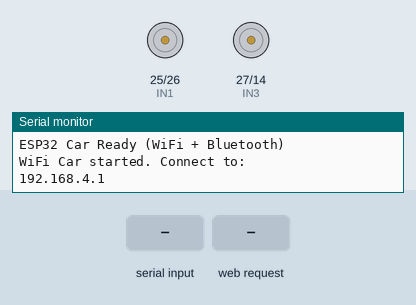
This sketch was run on a simulated ESP32. Shown: motor-driver pin pairs drawn as motors (green arrow = first pin HIGH = forward, orange = second pin HIGH = backward, longer = more drive, scaled by the enable pin), the last lines printed to the serial monitor. The inputs (shaded band) are chosen by the test bench. WiFi joins after 1.5 s; servers stay silent unless stated; nothing arrives over Bluetooth unless stated.

Above: at 1.2 s.
1.3 s: "forward\n" received over the second serial link
At 2.1 s:
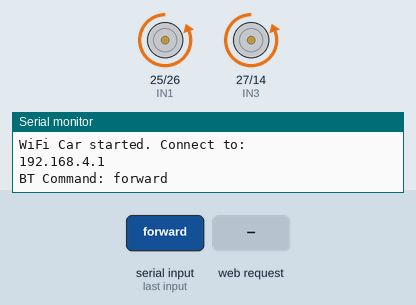
2.8 s: "backward\n" received over the second serial link
At 3.3 s:
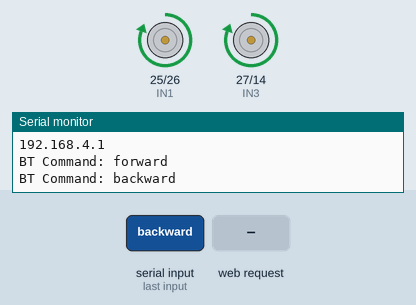
4.3 s: HTTP request GET /L received
At 5.5 s:
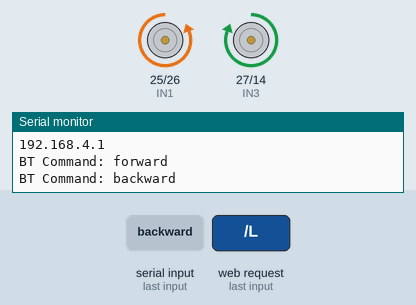
5.8 s: "left\n" received over the second serial link
At 6.8 s:
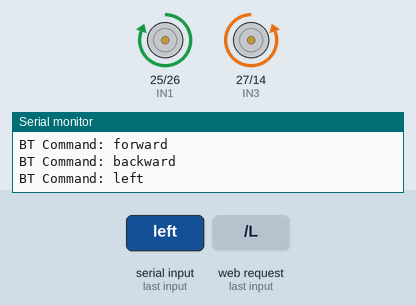
7.3 s: HTTP request GET /F received
At 7.9 s:
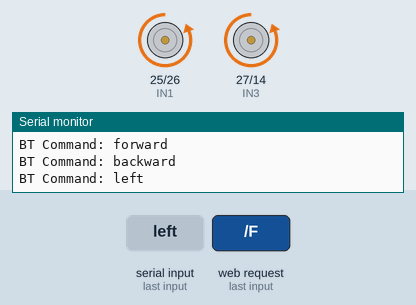
8.8 s: HTTP request GET /B received
At 10.2 s:
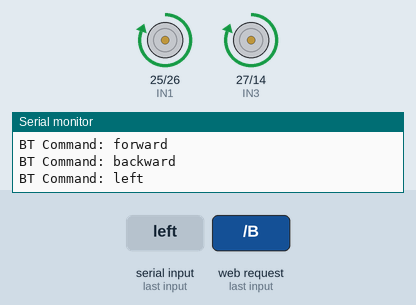
Timing chart, 0 to 11.3 s (numbered marks = the images above; inputs shaded):
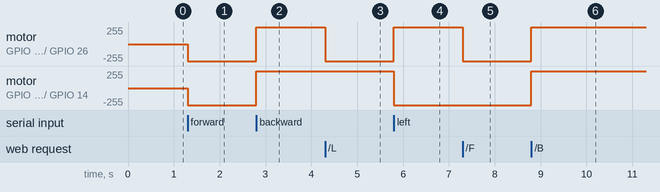

Measured:
- after the input at 1.3 s, motor on GPIO 25 (IN1) / GPIO 26 (IN2), motor on GPIO 27 (IN3) / GPIO 14 (IN4): stopped → backward 255/255 at once
- after the input at 2.8 s, motor on GPIO 25 (IN1) / GPIO 26 (IN2), motor on GPIO 27 (IN3) / GPIO 14 (IN4): backward 255/255 → forward 255/255 at once
- after the input at 4.3 s, motor on GPIO 25 (IN1) / GPIO 26 (IN2): forward 255/255 → backward 255/255 at once
- after the input at 5.8 s, motor on GPIO 25 (IN1) / GPIO 26 (IN2): backward 255/255 → forward 255/255 at once; motor on GPIO 27 (IN3) / GPIO 14 (IN4): forward 255/255 → backward 255/255 at once
- after the input at 7.3 s, motor on GPIO 25 (IN1) / GPIO 26 (IN2): forward 255/255 → backward 255/255 at once
- after the input at 8.8 s, motor on GPIO 25 (IN1) / GPIO 26 (IN2), motor on GPIO 27 (IN3) / GPIO 14 (IN4): backward 255/255 → forward 255/255 at once

The sketch:

BW_UGV.ino
```cpp
#include <WiFi.h>
#include <WebServer.h>
#include <BluetoothSerial.h>

// ==== Motor Control Pins ====
#define ENA 12
#define ENB 13
#define IN1 25
#define IN2 26
#define IN3 27
#define IN4 14

int speedCar = 800;
const char* ssid = "ESP32_Car";

WebServer server(80);
BluetoothSerial SerialBT;

// ==== Setup ====
void setup() {
  Serial.begin(115200);
  SerialBT.begin("ESP32_Car");
  Serial.println("ESP32 Car Ready (WiFi + Bluetooth)");

  // Motor pins
  pinMode(ENA, OUTPUT);
  pinMode(ENB, OUTPUT);
  pinMode(IN1, OUTPUT);
  pinMode(IN2, OUTPUT);
  pinMode(IN3, OUTPUT);
  pinMode(IN4, OUTPUT);
  analogWrite(ENA, speedCar);
  analogWrite(ENB, speedCar);

  // WiFi Access Point
  WiFi.softAP(ssid);
  Serial.println("WiFi Car started. Connect to:");
  Serial.println(WiFi.softAPIP());

  // WiFi Routes
  server.on("/", HTTP_root);
  server.on("/F", goForward_HTTP);
  server.on("/B", goBackward_HTTP);
  server.on("/L", goLeft_HTTP);
  server.on("/R", goRight_HTTP);
  server.on("/S", stopCar_HTTP);
  server.begin();
}

// ==== Loop ====
void loop() {
  server.handleClient();  // Handle WiFi web requests

  // Handle Bluetooth Commands
  if (SerialBT.available()) {
    String command = SerialBT.readStringUntil('\n');
    command.trim();
    command.toLowerCase();
    Serial.println("BT Command: " + command);

    if (command == "forward")      goForward_BT();
    else if (command == "backward") goBackward_BT();
    else if (command == "left")     goLeft_BT();
    else if (command == "right")    goRight_BT();
    else if (command == "stop")     stopCar_BT();
    else SerialBT.println("Unknown command");
  }
}

// ==== Motor Control ====
void setMotor(bool a1, bool a2, bool b1, bool b2) {
  digitalWrite(IN1, a1);
  digitalWrite(IN2, a2);
  digitalWrite(IN3, b1);
  digitalWrite(IN4, b2);
}

// ==== WiFi Command Functions ====
void goForward_HTTP()  { setMotor(0, 1, 0, 1); server.send(200, "text/html", "Moving Forward"); }
void goBackward_HTTP() { setMotor(1, 0, 1, 0); server.send(200, "text/html", "Moving Backward"); }
void goLeft_HTTP()     { setMotor(0, 1, 1, 0); server.send(200, "text/html", "Turning Left"); }
void goRight_HTTP()    { setMotor(1, 0, 0, 1); server.send(200, "text/html", "Turning Right"); }
void stopCar_HTTP()    { setMotor(0, 0, 0, 0); server.send(200, "text/html", "Stopped"); }

// ==== Bluetooth Command Functions ====
void goForward_BT()  { setMotor(LOW, HIGH, LOW, HIGH); SerialBT.println("Moving Forward"); }
void goBackward_BT() { setMotor(HIGH, LOW, HIGH, LOW); SerialBT.println("Moving Backward"); }
void goLeft_BT()     { setMotor(HIGH, LOW, LOW, HIGH); SerialBT.println("Turning Left"); }
void goRight_BT()    { setMotor(LOW, HIGH, HIGH, LOW); SerialBT.println("Turning Right"); }
void stopCar_BT()    { setMotor(LOW, LOW, LOW, LOW); SerialBT.println("Stopped"); }

// ==== HTML Page ====
void HTTP_root() {
  server.send(200, "text/html",
    "<h1>ESP32 WiFi Car</h1>"
    "<button onclick=\"location.href='/F'\">Forward</button><br>"
    "<button onclick=\"location.href='/L'\">Left</button>"
    "<button onclick=\"location.href='/S'\">Stop</button>"
    "<button onclick=\"location.href='/R'\">Right</button><br>"
    "<button onclick=\"location.href='/B'\">Backward</button>");
}
```
